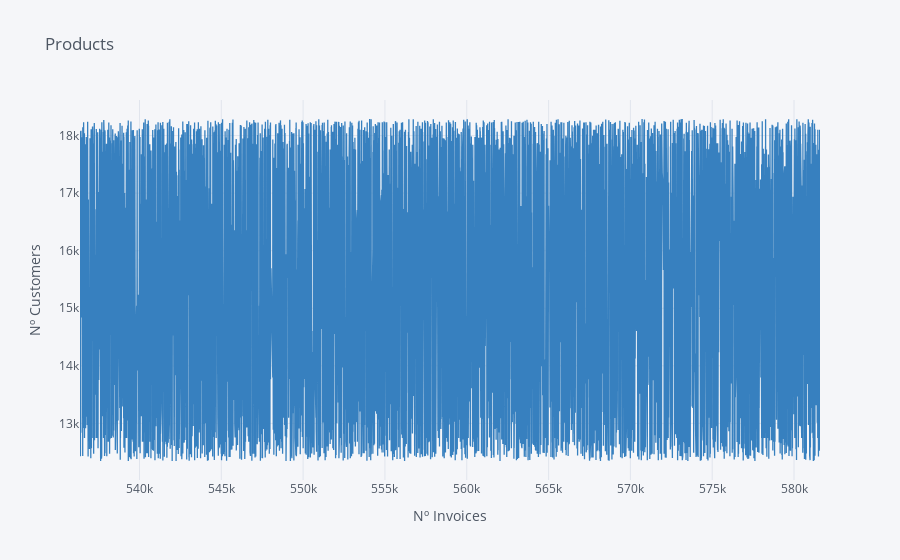

This figure's notebook cell:
### Markdown cell above
## 5. Create an interactive scatter plot that plots number of invoices (x-axis) vs. number of customers (y-axis) and the plot points represent individual products. Add two sliders that control the x and y axis ranges.

### Code cell
data=df.groupby(['InvoiceNo','CustomerID']).size().reset_index(name='counts')

data.iplot(x='InvoiceNo', y='CustomerID',
           xTitle='Nº Invoices', yTitle='Nº Customers',
           color='blue', title='Products')

### Figure 1 — Plotly figure (JSON) as saved in the notebook; plotly's stock layout.template omitted (floating-point values rounded to 4 significant figures; data arrays with more than 128 entries replaced by an {"elided": "..."} marker saying what was removed)
{"data": [{"line": {"color": "rgba(55, 128, 191, 1.0)", "dash": "solid", "shape": "linear", "width": 1.3}, "mode": "lines", "name": "CustomerID", "text": "", "type": "scatter", "x": {"elided": "18389 int values"}, "y": {"elided": "18389 int values"}}], "layout": {"legend": {"bgcolor": "#F5F6F9", "font": {"color": "#4D5663"}}, "paper_bgcolor": "#F5F6F9", "plot_bgcolor": "#F5F6F9", "title": {"font": {"color": "#4D5663"}, "text": "Products"}, "xaxis": {"gridcolor": "#E1E5ED", "showgrid": true, "tickfont": {"color": "#4D5663"}, "title": {"font": {"color": "#4D5663"}, "text": "Nº Invoices"}, "zerolinecolor": "#E1E5ED"}, "yaxis": {"gridcolor": "#E1E5ED", "showgrid": true, "tickfont": {"color": "#4D5663"}, "title": {"font": {"color": "#4D5663"}, "text": "Nº Customers"}, "zerolinecolor": "#E1E5ED"}}}
